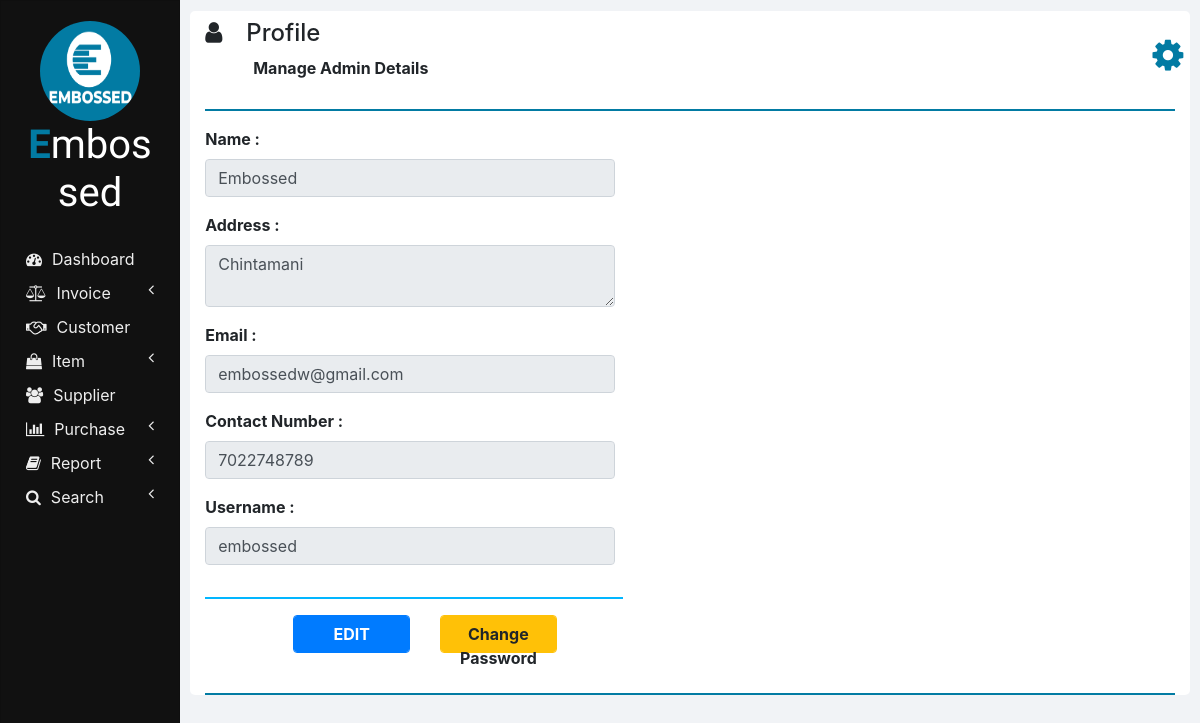
The page /my_profile.php on the database its author committed.
### tables this page shows
CREATE TABLE IF NOT EXISTS `admin_credentials` (
  `ID` int NOT NULL AUTO_INCREMENT,
  `USERNAME` varchar(50) NOT NULL,
  `PASSWORD` varchar(50) NOT NULL,
  `PHARMACY_NAME` varchar(50) DEFAULT NULL,
  `ADDRESS` varchar(50) DEFAULT NULL,
  `EMAIL` varchar(50) DEFAULT NULL,
  `CONTACT_NUMBER` varchar(11) DEFAULT NULL,
  `IS_LOGGED_IN` varchar(11) DEFAULT NULL,
  PRIMARY KEY (`ID`)
);

### my_profile.php (the view, shortened to what this page needs)
<!DOCTYPE html>
<html lang="en" dir="ltr">
  <head>
    <link rel="stylesheet" href="bootstrap/css/bootstrap.min.css">
    <link rel="stylesheet" href="https://use.fontawesome.com/releases/v5.3.1/css/all.css">
    <link rel="stylesheet" href="https://cdnjs.cloudflare.com/ajax/libs/font-awesome/4.7.0/css/font-awesome.min.css">
    <link rel="stylesheet" href="css/sidenav.css">
    <link rel="stylesheet" href="css/home.css">
  </head>
  <body>
    <div class="container-fluid">
      <div class="container">
        <?php
          require "php/header.php";
          require "php/db_connection.php";
          if($con) {
            $query = "SELECT * FROM admin_credentials";
            $result = mysqli_query($con, $query);
            $row = mysqli_fetch_array($result);
            $pharmacy_name = $row['PHARMACY_NAME'];
            $address = $row['ADDRESS'];
            $email = $row['EMAIL'];
            $contact_number = $row['CONTACT_NUMBER'];
            $username = $row['USERNAME'];
          }
        ?>
        <div class="row">
          <div class="row col col-md-6">
            <div class="row col col-md-12">
              <div class="col col-md-12 form-group">
                <label class="font-weight-bold" for="pharmacy_name">Name :</label>
                <input id="pharmacy_name" type="text" class="form-control" value="<?php echo $pharmacy_name; ?>" placeholder=" Name" onkeyup="validateName(this.value, 'pharmacy_name_error');" disabled>
              </div>
            </div>
            <div class="row col col-md-12">
              <div class="col col-md-12 form-group">
                <label class="font-weight-bold" for="address">Address :</label>
                <textarea id="address" class="form-control" placeholder="address" onkeyup="validateAddress(this.value, 'address_error');" style="max-height: 100px;" disabled><?php echo $address; ?></textarea>
              </div>
            </div>
            <div class="row col col-md-12">
              <div class="col col-md-12 form-group">
                <label class="font-weight-bold" for="email">Email :</label>
                <input id="email" type="email" class="form-control" value="<?php echo $email; ?>" placeholder="email" onkeyup="notNull(this.value, 'email_error');" disabled>
              </div>
            </div>
            <div class="row col col-md-12">
              <div class="col col-md-12 form-group">
                <label class="font-weight-bold" for="contact_number">Contact Number :</label>
                <input id="contact_number" type="number" class="form-control" value="<?php echo $contact_number; ?>" placeholder="contact number" onkeyup="validateContactNumber(this.value, 'contact_number_error');" disabled>
              </div>
            </div>
            <div class="row col col-md-12">
              <div class="col col-md-12 form-group">
                <label class="font-weight-bold" for="username">Username :</label>
                <input id="username" type="text" class="form-control" value="<?php echo $username; ?>" placeholder="username" onkeyup="notNull(this.value, 'username_error');" disabled>
              </div>
            </div>
            <div class="col col-md-12">
              <hr class="col-md-12 float-left" style="padding: 0px; width: 95%; border-top: 2px solid  #02b6ff;">
            </div>
            <div class="row col col-md-12 m-auto" id="edit">
              <div class="col col-md-2 form-group float-right"></div>
              <div id="edit_button" class="col col-md-4 form-group float-right">
                <button class="btn btn-primary form-control font-weight-bold" onclick="edit();">EDIT</button>
              </div>
              <div id="password_button" class="col col-md-4 form-group float-right">
                <a href="change_password.php" class="btn btn-warning form-control font-weight-bold">Change Password</a>
              </div>
            </div>
          </div>
        </div>
        <hr style="border-top: 2px solid #027ba3;">
      </div>
    </div>
  </body>
</html>

### css/sidenav.css (style rules this page uses)
body { background-color: #f1f3f6; }
.sidenav { width: 15%; height: 100vh; background-color: #222222; position: fixed; z-index: 1; flex: 1 0 auto; }
.card { width: 100%; height: 100%; top: 0; border-radius: 0; background-color: #111111; }
.logo .logo-caption { font-family: 'Poiret One', cursive; color: #ffffff; text-align: center; margin-bottom: 25px; }
.logo .profile { margin-left: 50%; border-radius: 50%; transform: translate(-50%); }
.logo .tweak { color: #027ba3; font-weight: bold; }
.main-menu-item { padding: 5px 5px; cursor: pointer; }
.main-menu-item > a { color: #eeeeee; text-decoration: none; font-size: 16px; }
.main-menu-item > a > span { margin-left: 10px; }

### css/home.css (style rules this page uses)
html, body { height: 100vh; }
.container-fluid { margin-left: 15%; width: 85%; background: #f1f3f6; padding: 1px 0 0 0; flex: 1 0 auto; }
.container { margin: 0; max-width: 98%; margin: 1%; background-color: #ffffff; border-radius: 5px; }
input[type="number"] { -moz-appearance: textfield; }

### rows shown on the page
admin_credentials: PHARMACY_NAME "Embossed", ADDRESS "Chintamani", EMAIL "embossedw@gmail.com", CONTACT_NUMBER "7022748789", USERNAME "embossed"

### other values the page prints
$heading "Profile"
$sub_heading "Manage Admin Details"
